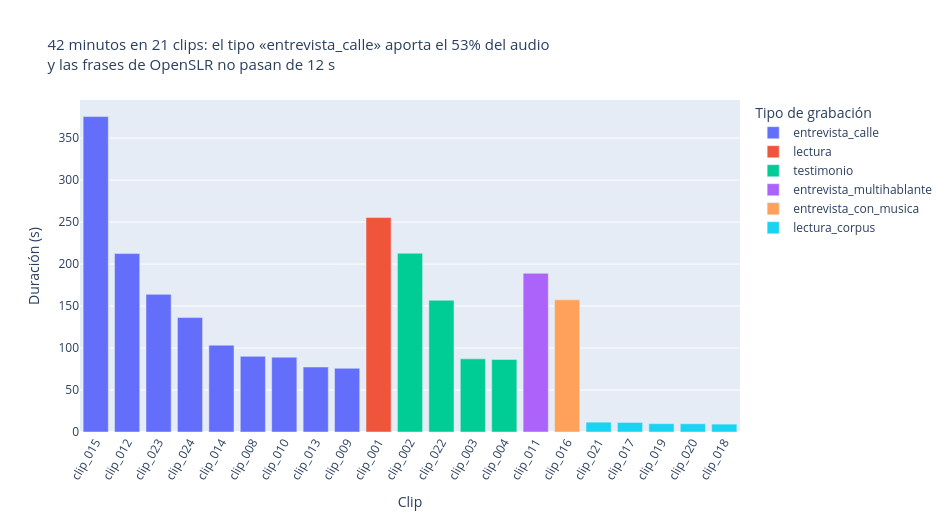

Notebook cell for this chart:
### Code cell
minutos_por_tipo = audios.groupby("tipo")["duracion_seg"].sum() / 60
tipo_principal = minutos_por_tipo.idxmax()
porcentaje_principal = 100 * minutos_por_tipo.max() / minutos_por_tipo.sum()
duracion_openslr = audios.loc[audios["tipo"] == "lectura_corpus", "duracion_seg"].max()

fig = px.bar(
    audios.sort_values("duracion_seg", ascending=False),
    x="id", y="duracion_seg", color="tipo",
    labels={"id": "Clip", "duracion_seg": "Duración (s)", "tipo": "Tipo de grabación"},
    title=(f"{audios['duracion_seg'].sum() / 60:.0f} minutos en {len(audios)} clips: el tipo «{tipo_principal}» "
           f"aporta el {porcentaje_principal:.0f}% del audio<br>y las frases de OpenSLR no pasan de {duracion_openslr:.0f} s"),
)
fig.update_layout(width=950, height=520, title_font_size=15, xaxis_tickangle=-60, margin={"t": 100})
fig.write_html(CARPETA_GRAFICOS / "duracion_por_clip.html")
fig.show()

### Figure 1 — Plotly figure (JSON) as saved in the notebook; plotly's stock layout.template omitted (floating-point values rounded to 4 significant figures)
{"data": [{"hovertemplate": "Tipo de grabación=entrevista_calle<br>Clip=%{x}<br>Duración (s)=%{y}<extra></extra>", "legendgroup": "entrevista_calle", "marker": {"color": "#636efa", "pattern": {"shape": ""}}, "name": "entrevista_calle", "orientation": "v", "showlegend": true, "textposition": "auto", "type": "bar", "x": ["clip_015", "clip_012", "clip_023", "clip_024", "clip_014", "clip_008", "clip_010", "clip_013", "clip_009"], "xaxis": "x", "y": [375.6, 212.5, 163.9, 136.3, 103.4, 90.1, 89.1, 77.4, 75.9], "yaxis": "y"}, {"hovertemplate": "Tipo de grabación=lectura<br>Clip=%{x}<br>Duración (s)=%{y}<extra></extra>", "legendgroup": "lectura", "marker": {"color": "#EF553B", "pattern": {"shape": ""}}, "name": "lectura", "orientation": "v", "showlegend": true, "textposition": "auto", "type": "bar", "x": ["clip_001"], "xaxis": "x", "y": [255.4], "yaxis": "y"}, {"hovertemplate": "Tipo de grabación=testimonio<br>Clip=%{x}<br>Duración (s)=%{y}<extra></extra>", "legendgroup": "testimonio", "marker": {"color": "#00cc96", "pattern": {"shape": ""}}, "name": "testimonio", "orientation": "v", "showlegend": true, "textposition": "auto", "type": "bar", "x": ["clip_002", "clip_022", "clip_003", "clip_004"], "xaxis": "x", "y": [212.9, 156.9, 87.1, 86.4], "yaxis": "y"}, {"hovertemplate": "Tipo de grabación=entrevista_multihablante<br>Clip=%{x}<br>Duración (s)=%{y}<extra></extra>", "legendgroup": "entrevista_multihablante", "marker": {"color": "#ab63fa", "pattern": {"shape": ""}}, "name": "entrevista_multihablante", "orientation": "v", "showlegend": true, "textposition": "auto", "type": "bar", "x": ["clip_011"], "xaxis": "x", "y": [189.0], "yaxis": "y"}, {"hovertemplate": "Tipo de grabación=entrevista_con_musica<br>Clip=%{x}<br>Duración (s)=%{y}<extra></extra>", "legendgroup": "entrevista_con_musica", "marker": {"color": "#FFA15A", "pattern": {"shape": ""}}, "name": "entrevista_con_musica", "orientation": "v", "showlegend": true, "textposition": "auto", "type": "bar", "x": ["clip_016"], "xaxis": "x", "y": [157.4], "yaxis": "y"}, {"hovertemplate": "Tipo de grabación=lectura_corpus<br>Clip=%{x}<br>Duración (s)=%{y}<extra></extra>", "legendgroup": "lectura_corpus", "marker": {"color": "#19d3f3", "pattern": {"shape": ""}}, "name": "lectura_corpus", "orientation": "v", "showlegend": true, "textposition": "auto", "type": "bar", "x": ["clip_021", "clip_017", "clip_019", "clip_020", "clip_018"], "xaxis": "x", "y": [11.7, 11.4, 9.9, 9.8, 9.4], "yaxis": "y"}], "layout": {"barmode": "relative", "height": 520, "legend": {"title": {"text": "Tipo de grabación"}, "tracegroupgap": 0}, "margin": {"t": 100}, "title": {"font": {"size": 15}, "text": "42 minutos en 21 clips: el tipo «entrevista_calle» aporta el 53% del audio<br>y las frases de OpenSLR no pasan de 12 s"}, "width": 950, "xaxis": {"anchor": "y", "domain": [0.0, 1.0], "tickangle": -60, "title": {"text": "Clip"}}, "yaxis": {"anchor": "x", "domain": [0.0, 1.0], "title": {"text": "Duración (s)"}}}}
